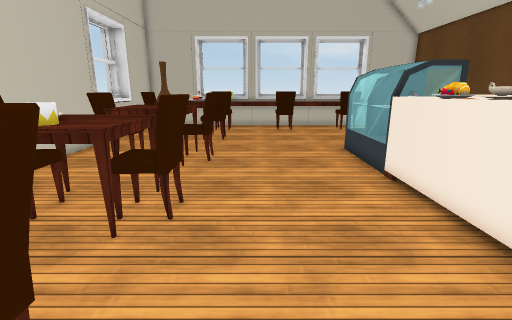
View 1 (above)

24 first-person views from a walk through a scene from a Unity 3-D project. The camera is 1.5 m above the floor, tilts 14° down and sees 85° across. Doors are open. The floor is counted in squares, 0.5 m on a side. Each view is taken from the middle of a square. On the plan, view 1 faces up. The plan holds only what a view shows up to about 20 squares ahead; the rest is blank. The player character is not drawn. Some surface patterns are stand-ins.

View 2
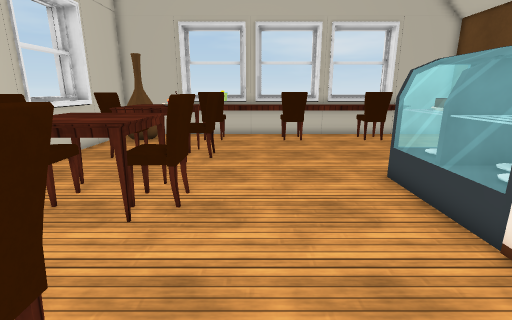

View 3
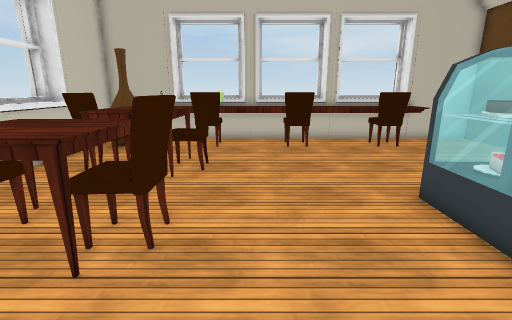

View 4
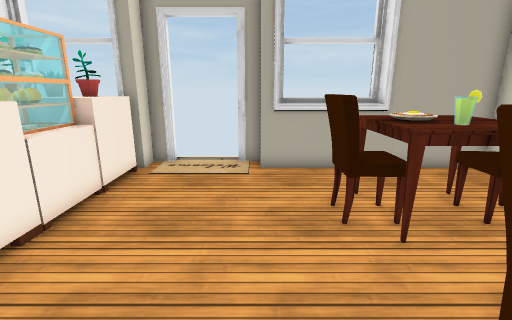

View 5
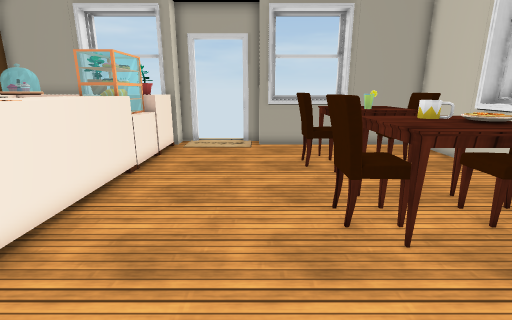

View 6
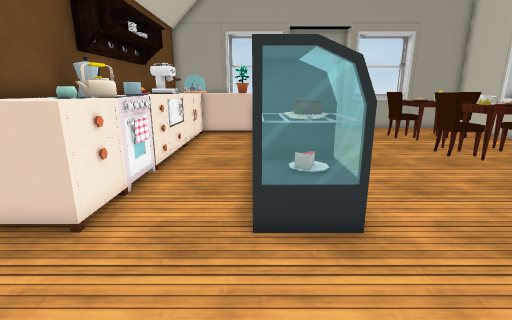

View 7
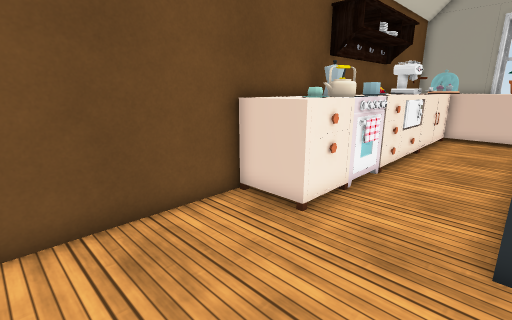

View 8
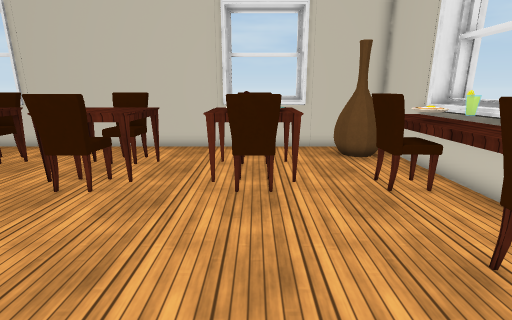

View 9
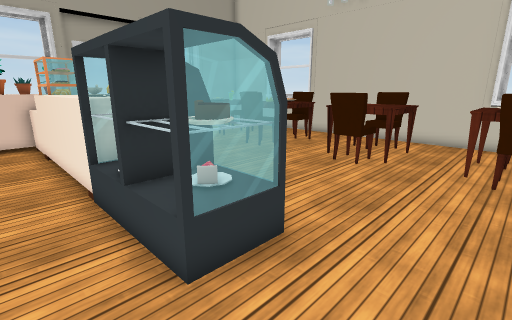

View 10
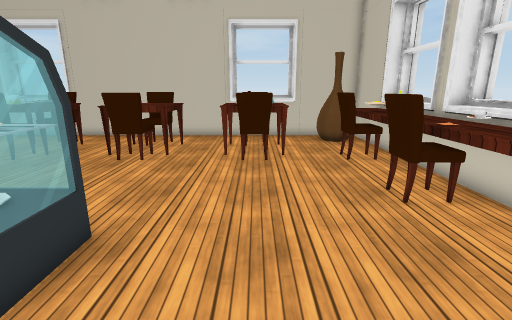

View 11
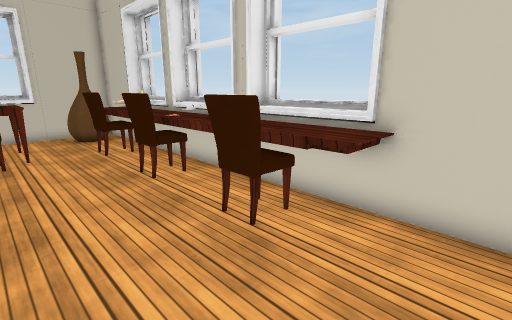

View 12
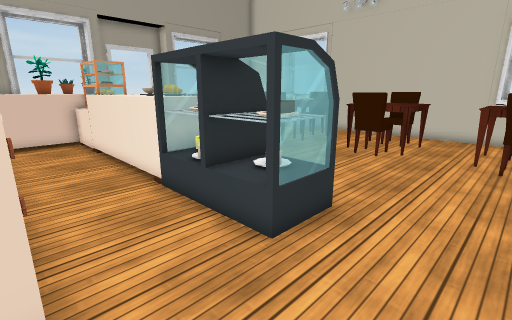

View 13
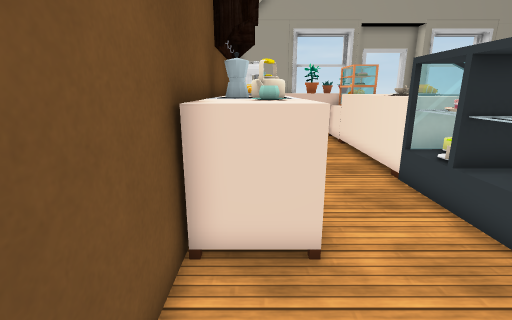

View 14
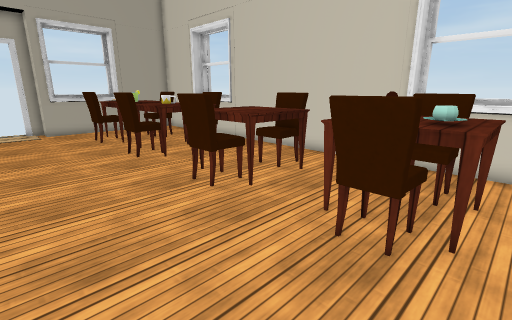

View 15
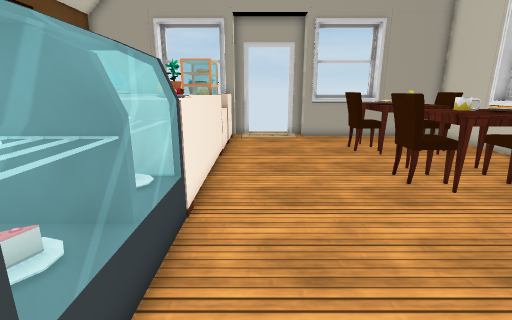

View 16
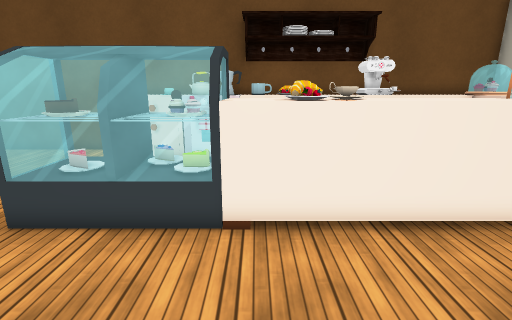

View 17
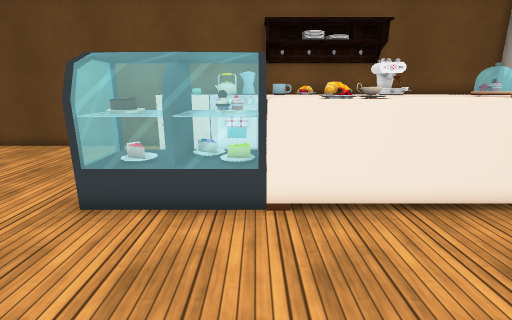

View 18
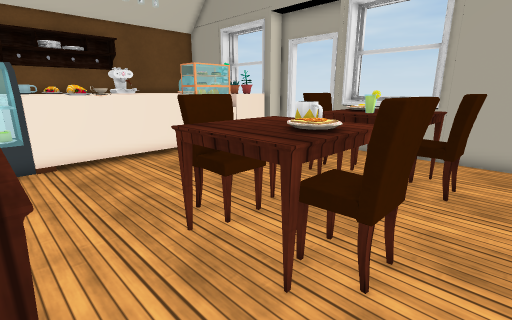

View 19
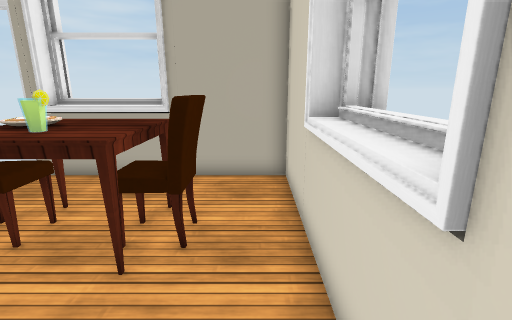

View 20
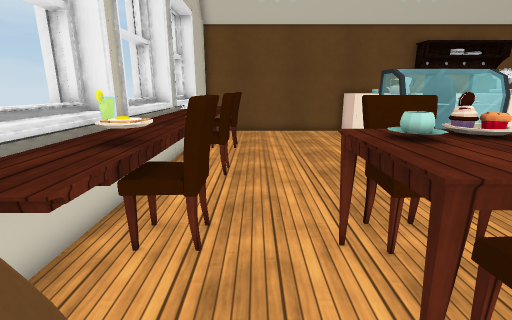

View 21
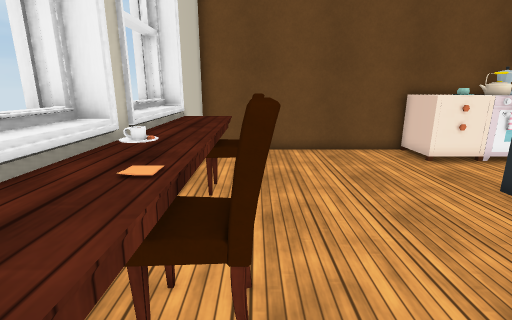

View 22
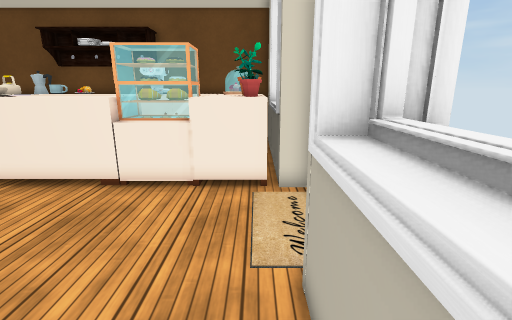

View 23
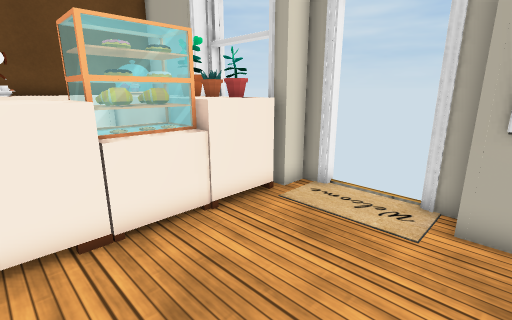

View 24
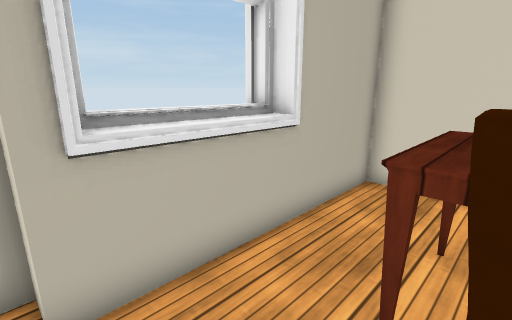

### Floor plan
Key: @ floor where view 1 was taken; # wall or solid block; . floor; D open door; ^ raised ledge; C chair; T table; F fridge; U cupboard; P cup; A vase; B pot; S stove; M microwave; O other object.
Columns run from 10 left of view 1 to 13 right of it. Each row starts with its distance up from view 1.
 26      #   ##   ##   #
 25  #####^^^##^^^##^^^#####
 24  # A ^^OO^^^OP^^^^^^^..#
 23  # AA^^OC^^^O#^^^CC^^..#
 22  #AAA..CC...CC...CC....#
 21 ##.....................#
 20 #^.....................#
 19 #^.CCTPTC..............#
 18 #^.CCTPCC..............#
 17 #^.CCTTCC..............#
 16 ##..TTTT...............#
 15  #.....................#
 14  #..TTTT.......FFF...UUU
 13  #.CCTTCC......FFF...PPU
 12  #.CCTTCC......FFF...BBS
 11  #..TTTT.......FFF...BBS
 10  #.............FFF...SSS
  9  #.............UUU...UPU
  8  #..TTTT.......UUU...UPU
  7  #.CCTTCC......UPU...M U
  6  #.CCPPCC......UUU...M U
  5 #^..TTTT.......UUU...UUU
  4 #^.............UUU...UUU
  3 #^..TTTT.......UUU...OUU
  2 #^.CCTTCC......UUU...U U
  1 ##.CCTTCC......UOU...U U
  0  #..TTTT..@....UUUUUUUUU
 -1  #.............UUUUUU  U
 -2  #............ UUUUU   U
 -3  #####^^^##   ##^^^#####
 -4      #  ###DDD##   #

Where each view was taken, in squares from view 1:
view 1: 0 up, 0 right, facing up
view 2: 5 up, 0 right, facing up
view 3: 7 up, 0 right, facing up
view 4: 8 up, 0 right, facing down
view 5: 13 up, 0 right, facing down
view 6: 20 up, 7 right, facing down
view 7: 20 up, 7 right, facing down-right
view 8: 18 up, 6 right, facing left
view 9: 18 up, 9 right, facing down-left
view 10: 18 up, 10 right, facing left
view 11: 18 up, 12 right, facing up-left
view 12: 18 up, 11 right, facing down-left
view 13: 19 up, 12 right, facing down
view 14: 20 up, 3 right, facing down-left
view 15: 16 up, 3 right, facing down
view 16: 9 up, 1 left, facing right
view 17: 10 up, 2 left, facing right
view 18: 11 up, 8 left, facing down-right
view 19: 7 up, 8 left, facing down
view 20: 21 up, 8 left, facing right
view 21: 22 up, 1 left, facing right
view 22: 2 down, 4 left, facing right
view 23: 4 up, 1 left, facing down-right
view 24: 1 up, 0 right, facing down-left
